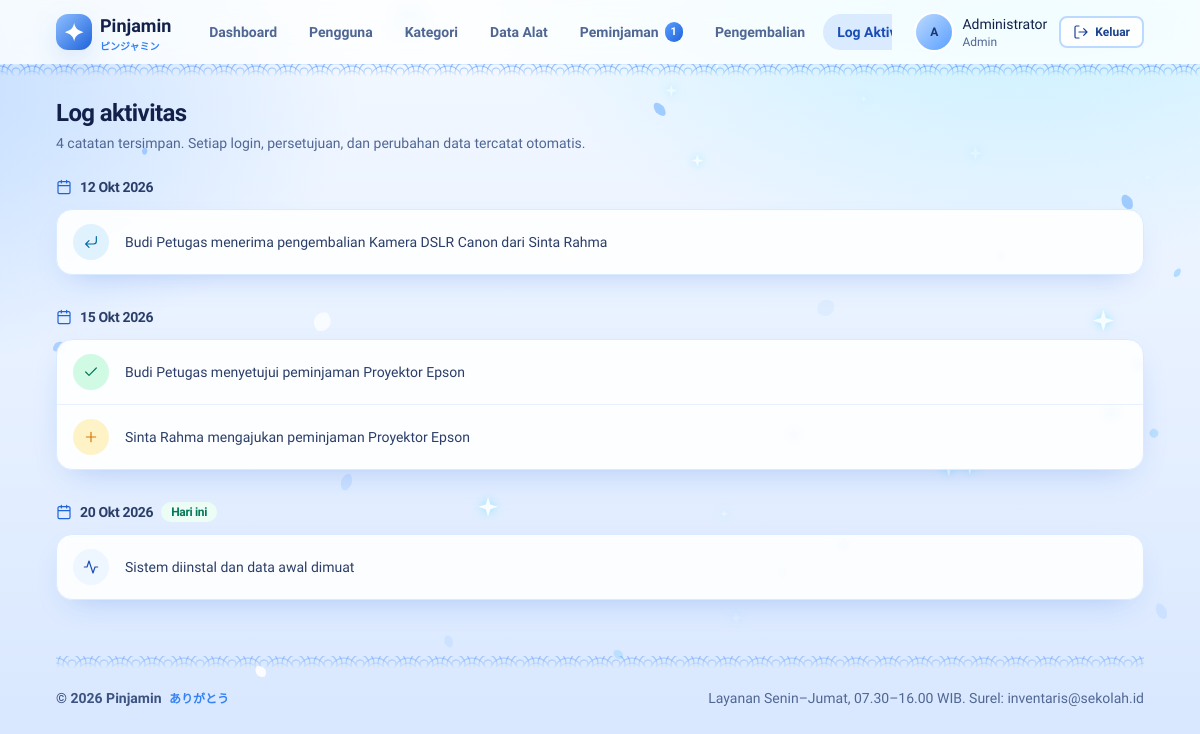
The page /admin/log_aktivitas.php (signed in) on the database its author committed.
### tables this page shows
CREATE TABLE log_aktivitas (
  id_log INT(11) NOT NULL AUTO_INCREMENT,
  aktivitas TEXT NOT NULL,
  tanggal DATE NOT NULL,
  PRIMARY KEY (id_log)
);

### admin/log_aktivitas.php (the view, shortened to what this page needs)
<?php
require_once '../includes/auth.php';
$per_halaman = 25;
$halaman = max(1, (int)(isset($_GET['hal']) ? $_GET['hal'] : 1));
$total = (int)db_val($koneksi, 'SELECT COUNT(*) FROM log_aktivitas');
$total_hal = max(1, (int)ceil($total / $per_halaman));
$halaman = min($halaman, $total_hal);
$offset = ($halaman - 1) * $per_halaman;
$daftar = db_all($koneksi, 'SELECT * FROM log_aktivitas ORDER BY id_log DESC LIMIT ' . (int)$per_halaman . ' OFFSET ' . (int)$offset);
$grup = [];
foreach ($daftar as $l) {
    $grup[$l['tanggal']][] = $l;
}
function ikon_log($teks)
{
    $t = strtolower($teks);
    if (strpos($t, 'menyetujui') !== false) return ['check', 'bg-emerald-100 text-emerald-700'];
    if (strpos($t, 'pengembalian') !== false) return ['return', 'bg-sky-100 text-sky-700'];
    if (strpos($t, 'mengajukan') !== false || strpos($t, 'menambahkan') !== false) return ['plus', 'bg-amber-100 text-amber-600'];
    return ['activity', 'bg-accent-50 text-accent-700'];
}
require_once '../includes/header.php';
require_once '../includes/navbar.php';
?>
<div class="flex flex-col gap-1">
    <h2 class="text-2xl font-semibold text-zinc-900">Log aktivitas</h2>
    <p class="text-sm text-zinc-500"><?= $total ?> catatan tersimpan. Setiap login, persetujuan, dan perubahan data tercatat otomatis.</p>
</div>
<div class="mt-6 space-y-8">
    <?php foreach ($grup as $tanggal => $items): ?>
        <section>
            <h3 class="mb-3 flex items-center gap-2 text-sm font-semibold text-zinc-700"><?= icon('calendar', 'w-4 h-4 text-accent-600') ?> <?= tgl($tanggal) ?><?= $tanggal === date('Y-m-d') ? ' <span class="badge badge-green">Hari ini</span>' : '' ?></h3>
            <div class="card divide-y divide-zinc-100 overflow-hidden">
                <?php foreach ($items as $l): $ik = ikon_log($l['aktivitas']); ?>
                    <div class="flex items-center gap-4 px-4 py-3.5 transition hover:bg-accent-50/40">
                        <span class="grid h-9 w-9 shrink-0 place-items-center rounded-full <?= $ik[1] ?>"><?= icon($ik[0], 'w-4 h-4') ?></span>
                        <p class="text-sm text-zinc-700"><?= e($l['aktivitas']) ?></p>
                    </div>
                <?php endforeach; ?>
            </div>
        </section>
    <?php endforeach; ?>
</div>
<?php require_once '../includes/footer.php'; ?>

### config/koneksi.php (shortened to what this page needs)
<?php
function e($teks)
{
    return htmlspecialchars((string)$teks, ENT_QUOTES, 'UTF-8');
}
function db_query($k, $sql, $params = [])
{
    $st = $k->prepare($sql);
    $st->execute();
    return $st;
}
function db_all($k, $sql, $params = [])
{
    $st = db_query($k, $sql, $params);
    $hasil = $st->get_result()->fetch_all(MYSQLI_ASSOC);
    return $hasil;
}
function db_row($k, $sql, $params = [])
{
    $rows = db_all($k, $sql, $params);
    return $rows ? $rows[0] : null;
}
function db_val($k, $sql, $params = [])
{
    $row = db_row($k, $sql, $params);
    return $row ? array_values($row)[0] : null;
}
function tgl($tanggal)
{
    $bln = [1 => 'Jan', 'Feb', 'Mar', 'Apr', 'Mei', 'Jun', 'Jul', 'Agu', 'Sep', 'Okt', 'Nov', 'Des'];
    $t = strtotime($tanggal);
    return date('j', $t) . ' ' . $bln[(int)date('n', $t)] . ' ' . date('Y', $t);
}
function icon($nama, $kelas = 'w-5 h-5')
{
    $path = isset($d[$nama]) ? $d[$nama] : $d['box'];
    return '<svg class="' . e($kelas) . '" viewBox="0 0 24 24" fill="none" stroke="currentColor" stroke-width="1.8" stroke-linecap="round" stroke-linejoin="round" aria-hidden="true"><path d="' . $path . '"/></svg>';
}
    ob_start(); ?>

### includes/header.php (style rules this page uses)
body { background-color: #EAF3FF; background-image: radial-gradient(60rem 36rem at 85% -10%, rgba(125,227,255,.45), transparent 60%), radial-gradient(50rem 30rem at -10% 10%, rgba(142,192,255,.5), transparent 60%), linear-gradient(180deg, #F4F9FF 0%, #E3EEFF 60%, #D6E6FF 100%); background-attachment: fixed; min-height: 100vh; }
.js .masuk, .js main > * { opacity: 0; transform: translateY(14px); }
.js .tampil { opacity: 1; transform: none; transition: opacity .6s cubic-bezier(.2,.7,.2,1), transform .6s cubic-bezier(.2,.7,.2,1); transition-delay: var(--d, 0ms); }

### rows shown on the page
log_aktivitas: aktivitas "Budi Petugas menerima pengembalian Kamera DSLR Canon dari Sinta Rahma"
log_aktivitas: aktivitas "Budi Petugas menyetujui peminjaman Proyektor Epson"
log_aktivitas: aktivitas "Sinta Rahma mengajukan peminjaman Proyektor Epson"
log_aktivitas: aktivitas "Sistem diinstal dan data awal dimuat"

### other values the page prints
$m[1] "Dashboard"
$m[1] "Pengguna"
$m[1] "Kategori"
$m[1] "Data Alat"
$m[1] "Peminjaman"
$m[1] "Pengembalian"
$m[1] "Log…"
inisial($user['nama']) "A"
$user['nama'] "Administrator"
$user['level'] "Admin"
$total "4"
tgl($tanggal) "12 Okt 2026"
tgl($tanggal) "15 Okt 2026"
tgl($tanggal) "20 Okt 2026"
